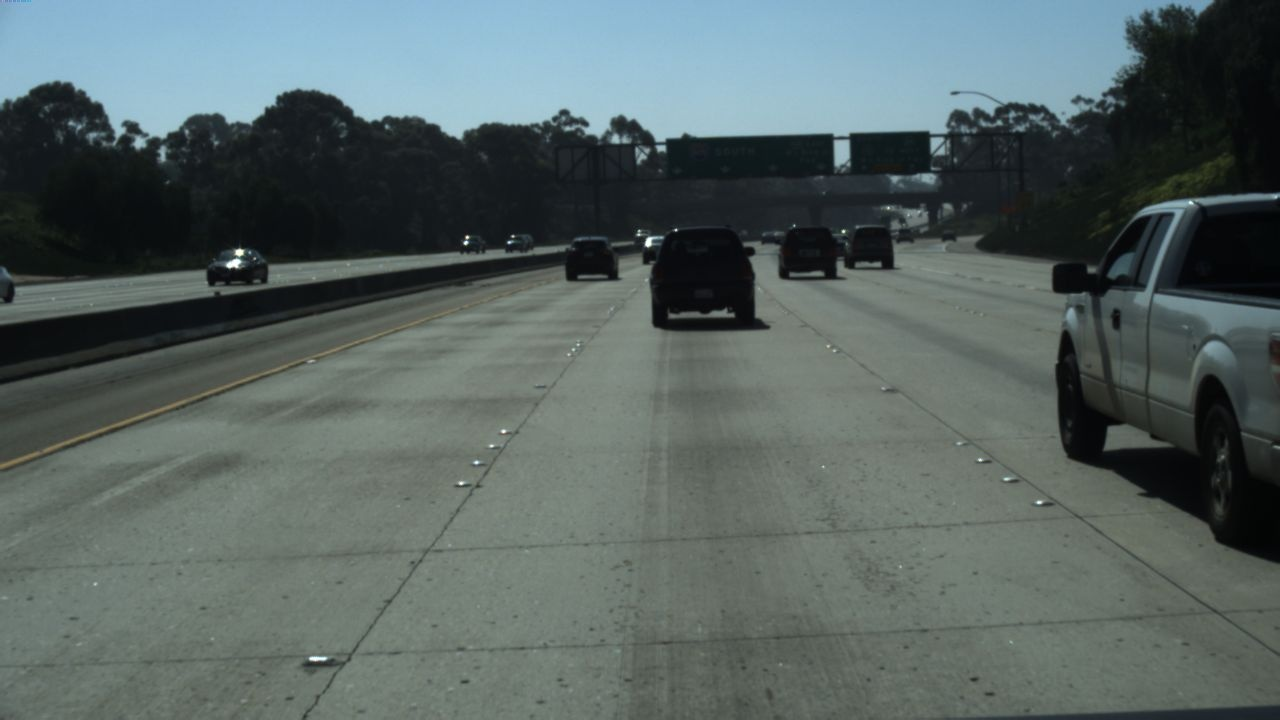
#> input picture src/data/lane_subset/train_set/clips/0313-1/11100/20.jpg, 1280 x 720 px, found by its file name
$ jupyter execute --allow-errors install_dataset.ipynb
#> lines starting #> are read from the running program, lines starting #| are printed output that depends on the picture
Download TuSimple dataset from kaggle and extract the labeled data from the dataset and save them to drive.

[cell 1]
import os
import json
import shutil
from google.colab import drive

# --- CONFIGURATION ---
# Replace with your Kaggle credentials
os.environ['KAGGLE_USERNAME'] = "themastersifu"
os.environ['KAGGLE_KEY'] = "KGAT_9b16bfeddf69c01fa033fa0cfa69701b"

# Paths
LOCAL_RAW = "/content/tusimple_raw"
DRIVE_PATH = "/content/drive/MyDrive/Lane_Detection_Project/data/tusimple"
ZIP_PATH = "/content/tusimple.zip"

# --- 1. MOUNT DRIVE ---
print("Mounting Google Drive...")
if not os.path.exists('/content/drive/MyDrive'):
    drive.mount('/content/drive')
else:
    print("Drive already mounted!")
os.makedirs(DRIVE_PATH, exist_ok=True)

# --- 2. DOWNLOAD & UNZIP LOCALLY (Saves Drive Space) ---
if not os.path.exists(ZIP_PATH):
    print("Downloading dataset from Kaggle...")
    !pip install -q kaggle
    !kaggle datasets download -d manideep1108/tusimple -p /content/
else:
    print("Zip already exists locally. Skipping download.")

if not os.path.exists(LOCAL_RAW):
    print("Unzipping dataset to local disk (this takes ~5 mins)...")
    !unzip -q {ZIP_PATH} -d {LOCAL_RAW}
else:
    print("Dataset already unzipped locally.")

# --- 3. FILTERING LOGIC ---
def extract_labeled_only(source_folder, target_folder, json_files):
    """Copies only labeled images and their JSONs to Drive."""
#> called with source_folder = '/content/tusimple_raw/TUSimple/train_set'
    total_copied = 0

    for j_file in json_files:
        json_path = os.path.join(source_folder, j_file)
        if not os.path.exists(json_path):
            print(f"Warning: {j_file} not found in {source_folder}")
            continue

        print(f"Processing {j_file}...")
        with open(json_path, 'r') as f:
            lines = f.readlines()

        for line in lines:
            data = json.loads(line)
            rel_path = data['raw_file'] # e.g., 'clips/0313-1/60/20.jpg'

            src_img = os.path.join(source_folder, rel_path)
            dst_img = os.path.join(target_folder, rel_path)

            # Create subfolders in Drive only if needed
            os.makedirs(os.path.dirname(dst_img), exist_ok=True)

            if os.path.exists(src_img):
                shutil.copy(src_img, dst_img)
                total_copied += 1

        # Copy the JSON label file itself to Drive
        shutil.copy(json_path, os.path.join(target_folder, j_file))

    return total_copied

# --- 4. EXECUTION ---
# TuSimple training set JSONs
train_labels = [
    'label_data_0313.json',
    'label_data_0531.json',
    'label_data_0601.json'
]

print("Starting extraction to Drive...")
# The Kaggle unzip usually puts everything inside 'TUSimple/train_set' or similar.
# Adjust 'source_root' if your unzip structure differs.
source_root = os.path.join(LOCAL_RAW, "TUSimple/train_set")

count = extract_labeled_only(source_root, os.path.join(DRIVE_PATH, "train_set"), train_labels)

print(f"\nSUCCESS!")
print(f"Total labeled images saved to Drive: {count}")
print(f"Drive path: {DRIVE_PATH}")

# Optional: Clean up the local 25GB zip to free up Colab local disk
# !rm {ZIP_PATH}
# !rm -rf {LOCAL_RAW}

Generate and save the masks

[cell 2]
import cv2
import numpy as np
import os
import json

def generate_and_save_masks(json_files, root_dir):
    # Create output directories
    bin_out = os.path.join(root_dir, 'seg_label')
    inst_out = os.path.join(root_dir, 'instance_label')
    os.makedirs(bin_out, exist_ok=True)
    os.makedirs(inst_out, exist_ok=True)

    for j_file in json_files:
        with open(os.path.join(root_dir, j_file), 'r') as f:
            for line in f:
                data = json.loads(line)
                raw_path = data['raw_file'] # e.g. "clips/0313-1/60/20.jpg"

                # Setup blank masks (720x1280 is TuSimple standard)
                bin_mask = np.zeros((720, 1280), dtype=np.uint8)
                inst_mask = np.zeros((720, 1280), dtype=np.uint8)

                lanes = data['lanes']
                y_samples = data['h_samples']

                for i, lane in enumerate(lanes):
                    # Filter out -2 (no lane) values
                    points = [[x, y] for x, y in zip(lane, y_samples) if x >= 0]
                    if len(points) < 2: continue

                    pts = np.array([points], np.int32)
                    # Draw on Binary Mask (All white)
                    cv2.polylines(bin_mask, pts, isClosed=False, color=255, thickness=10)
                    # Draw on Instance Mask (Unique values: 50, 100, 150...)
                    cv2.polylines(inst_mask, pts, isClosed=False, color=(i+1)*50, thickness=10)

                # Save to Drive (matching the 'clips' subfolder structure)
                save_bin_path = os.path.join(bin_out, raw_path).replace('.jpg', '.png')
                save_inst_path = os.path.join(inst_out, raw_path).replace('.jpg', '.png')

                os.makedirs(os.path.dirname(save_bin_path), exist_ok=True)
                os.makedirs(os.path.dirname(save_inst_path), exist_ok=True)

                cv2.imwrite(save_bin_path, bin_mask)
                cv2.imwrite(save_inst_path, inst_mask)

# Execute
ROOT = "/content/drive/MyDrive/Lane_Detection_Project/data/tusimple/train_set"
JSONS = ['label_data_0313.json', 'label_data_0531.json', 'label_data_0601.json']
#> (the rest of this cell did not finish here and is left out)

Download and save the test set to drive

[cell 3]
import os
import json
import shutil
from google.colab import drive

# Paths (Assuming project path from previous steps)
PROJECT_ROOT = "/content/drive/MyDrive/Lane_Detection_Project"
DRIVE_TEST_PATH = os.path.join(PROJECT_ROOT, "data/tusimple/test_set")
LOCAL_RAW = "/content/tusimple_raw"
ZIP_PATH = "/content/tusimple.zip"

# --- 1. MOUNT & SETUP ---
if not os.path.exists('/content/drive'):
    drive.mount('/content/drive')
os.makedirs(DRIVE_TEST_PATH, exist_ok=True)

# --- 2. DOWNLOAD & UNZIP (If not already done locally) ---
if not os.path.exists(LOCAL_RAW):
    print("Downloading/Unzipping locally...")
    !pip install -q kaggle
    # Ensure kaggle.json is present or os.environ keys are set from previous step
    !kaggle datasets download -d manideep1108/tusimple -p /content/
    !unzip -q {ZIP_PATH} -d {LOCAL_RAW}

# --- 3. EXTRACT TEST IMAGES ---
def extract_test_subset(source_root, target_root, task_json):
    source_json = os.path.join(source_root, task_json)
    if not os.path.exists(source_json):
        print(f"Error: {task_json} not found!")
        return

    with open(source_json, 'r') as f:
        lines = f.readlines()

    print(f"Extracting {len(lines)} test images to Drive...")
    for line in lines:
        data = json.loads(line)
        rel_path = data['raw_file']

        src = os.path.join(source_root, rel_path)
        dst = os.path.join(target_root, rel_path)

        os.makedirs(os.path.dirname(dst), exist_ok=True)
        if os.path.exists(src):
            shutil.copy(src, dst)

    # Copy the task JSON itself
    shutil.copy(source_json, os.path.join(target_root, task_json))
    print("Test set extraction complete.")

# Execution - Note: Kaggle unzip usually puts test_set inside 'TUSimple'
source_test_root = os.path.join(LOCAL_RAW, "TUSimple/test_set")
extract_test_subset(source_test_root, DRIVE_TEST_PATH, 'test_tasks_0627.json')

[cell 4]
import os
import random

def create_full_manifests(root_dir, val_split=0.2):
    # Base image directory
#> called with val_split = 0.2
    img_dir = os.path.join(root_dir, 'train_set', 'clips')
    manifest_rows = []

    print(f"Indexing images in: {img_dir}")

    if not os.path.exists(img_dir):
        print(f"ERROR: Path does not exist: {img_dir}")
        return

    for root, dirs, files in os.walk(img_dir):
        for file in files:
            if file == '20.jpg':
                # 1. Path to the raw image
                img_full_path = os.path.join(root, file)
                rel_img = os.path.relpath(img_full_path, root_dir)

                # 2. Construct mask paths
                # Your masks are at: train_set/seg_label/clips/...
                # So we replace 'train_set/clips' with 'train_set/seg_label/clips'
                rel_bin = rel_img.replace('train_set/clips', 'train_set/seg_label/clips').replace('.jpg', '.png')
                rel_inst = rel_img.replace('train_set/clips', 'train_set/instance_label/clips').replace('.jpg', '.png')

                # 3. Verification
                abs_bin = os.path.join(root_dir, rel_bin)
                abs_inst = os.path.join(root_dir, rel_inst)

                if os.path.exists(abs_bin) and os.path.exists(abs_inst):
                    manifest_rows.append(f"{rel_img} {rel_bin} {rel_inst}")
                else:
                    # If it still fails, this print will tell us exactly why
                    # print(f"Still missing: {abs_bin}")
                    pass

    if not manifest_rows:
        print("Still 0 samples. Checking for one more possible path variation...")
        # Fallback: some systems might not use the full train_set prefix in rel_path
        return

    random.seed(42)
    random.shuffle(manifest_rows)

    split_idx = int(len(manifest_rows) * (1 - val_split))
    train_data = manifest_rows[:split_idx]
    val_data = manifest_rows[split_idx:]

    with open(os.path.join(root_dir, 'train.txt'), 'w') as f:
        f.write('\n'.join(train_data))
    with open(os.path.join(root_dir, 'val.txt'), 'w') as f:
        f.write('\n'.join(val_data))

    print("-" * 30)
    print(f"Success! Total labeled images matched: {len(manifest_rows)}")
    print(f"Training: {len(train_data)}, Validation: {len(val_data)}")
    print("-" * 30)

ROOT = "/content/drive/MyDrive/Lane_Detection_Project/data/tusimple"
create_full_manifests(ROOT)

Reconnect to drive because colab seesion was over.

[cell 5]
from google.colab import drive
drive.mount('/content/drive', force_remount=True)

Check if the image and the mask are correct in the txt file.

[cell 6]
import matplotlib.pyplot as plt
import cv2
import os
import random

def visualize_random_sample(root_dir):
    # 1. Load the manifest
    manifest_path = os.path.join(root_dir, 'train.txt')
    with open(manifest_path, 'r') as f:
        lines = f.readlines()

    # 2. Pick a random entry
    random_line = random.choice(lines).strip()
    img_rel, bin_rel, inst_rel = random_line.split()

    # 3. Load the images
    # We use cv2.imread and convert colors because matplotlib expects RGB
    img = cv2.imread(os.path.join(root_dir, img_rel))
#> img is the input picture: shape (720, 1280, 3); mean B, G, R 99.4, 100.8, 88
    img = cv2.cvtColor(img, cv2.COLOR_BGR2RGB)

    bin_mask = cv2.imread(os.path.join(root_dir, bin_rel), cv2.IMREAD_GRAYSCALE)
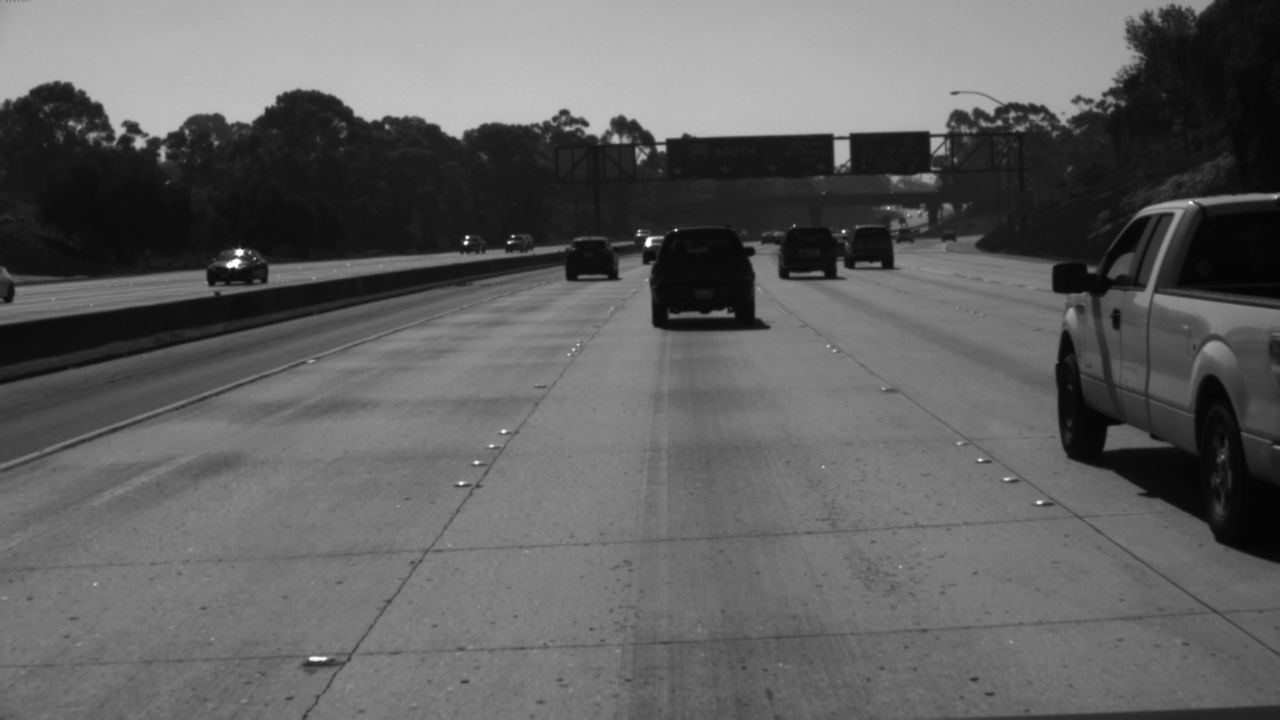
#> bin_mask: shape (720, 1280); min 2, max 255, mean 96.8
    inst_mask = cv2.imread(os.path.join(root_dir, inst_rel), cv2.IMREAD_GRAYSCALE)

    # 4. Plotting
    plt.figure(figsize=(15, 5))

    plt.subplot(1, 3, 1)
    plt.imshow(img)
    plt.title("Raw Image")
    plt.axis('off')

    plt.subplot(1, 3, 2)
    plt.imshow(bin_mask, cmap='gray')
    plt.title("Binary Mask (Segmentation)")
    plt.axis('off')

    plt.subplot(1, 3, 3)
    plt.imshow(inst_mask, cmap='jet') # 'jet' helps see unique lane colors better
    plt.title("Instance Mask (Embeddings)")
    plt.axis('off')

    plt.tight_layout()
    plt.show()
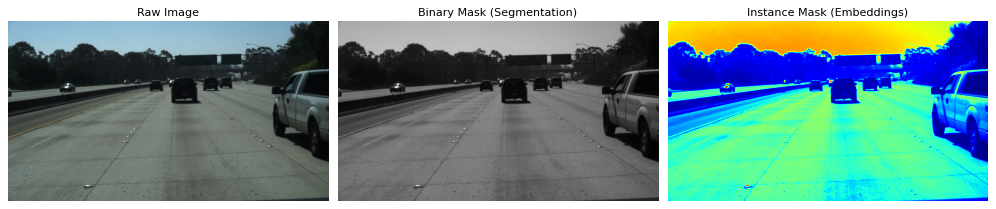
#> figure drawn by matplotlib, 3 panels

# Execute
ROOT = "/content/drive/MyDrive/Lane_Detection_Project/data/tusimple"
visualize_random_sample(ROOT)
